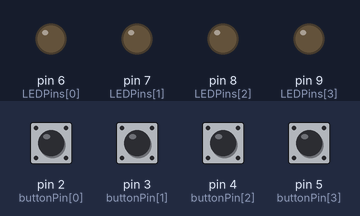
The sketch below on a simulated Arduino Uno, built with avr-gcc and run on an emulated ATmega328P. Parts: output pins drawn as LEDs (lit = HIGH). The inputs (shaded band) are chosen by the test bench; at power-on: pin 2 (buttonPin[0]), pin 3 (buttonPin[1]), pin 4 (buttonPin[2]), pin 5 (buttonPin[3]) LOW. Random numbers use the default seed unless the sketch sets one.

Above: at 2.3 s.
2.4 s: pin 2 (buttonPin[0]) pulled HIGH for 0.15 s
At 3.5 s:
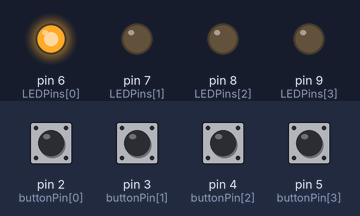
5.5 s: pin 3 (buttonPin[1]) pulled HIGH for 1 s
At 7.6 s:
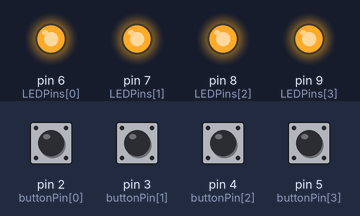
12.5 s: pin 5 (buttonPin[3]) pulled HIGH for 0.15 s
At 14.5 s:
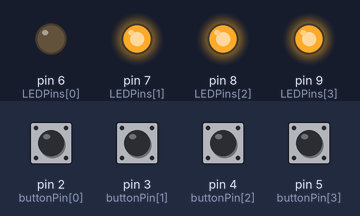
Timing chart, 0 to 19.2 s (numbered marks = the images above; inputs shaded):
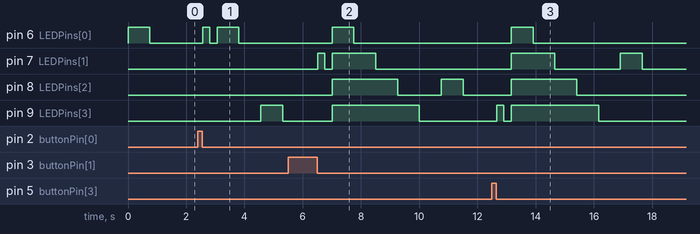

The sketch:

Simple_Simon-1.ino
```cpp
// buttons / input
int buttonPin[4] = {2,3,4,5};
// Pins / output
int LEDPins[4] = {6,7,8,9};
// Stages
int LEDSeq[32];

void setup()
{
  //setting up your input buttons and pins
  for(int i = 0; i < 4; i++)
  {
    pinMode(LEDPins[i], OUTPUT);
    pinMode(buttonPin[i], INPUT);

  }//set randomizer
  randomSeed(analogRead(A0));
}


void loop()
  {
  bool Lose = false;

  //generate random sequence
  for (int i =0; i < 32; i++)
    {
     LEDSeq[i] = random(4);

    }
  //lets play
  for (int Level =0; Level < 32; Level++)
  {
    //show lights
    for(int i = 0; i < Level; i++)
    {
      digitalWrite(LEDPins[LEDSeq[i]], HIGH);
      delay(750);
      digitalWrite(LEDPins[LEDSeq[i]], LOW);
      delay(750);
    }
    //wait for response

  for (int i = 0; i < Level; i++)
    {
      int button = -1;

      while (button < 0)
      {
        button = buttonPressed();
      }
      digitalWrite(LEDPins[button], HIGH);
      delay(250);
      digitalWrite(LEDPins[button], LOW);
      delay(250);

      if (LEDSeq[i] !=button)
      {
        Lose = true;
        break;
      }
    }
       // win or lose seq
    if (Lose == true)
    {
     loseSeq();
      break;
    }
    else if (Lose == false && Level == 31)
    {
      winSeq();
    }
  }
}

// win sequence
void winSeq()
{
 for (int i = 0; i < 32; i++)
 {
   for (int x = 0; x < 4; x++)
   {
     digitalWrite(LEDPins[x], HIGH);
   }

    delay(750);
    for (int j = 0; j < 4; j++)
    {
      digitalWrite(LEDPins[j], LOW);
    }
    delay(750);
  }
}
//lose sequence
void loseSeq()
{
  for (int i = 0; i < 4; i++)
      {
      digitalWrite(LEDPins[i], HIGH);
   }
     delay(750);

     for (int i = 0; i < 4; i++)
      {
      digitalWrite(LEDPins[i], LOW);
      delay(750);
      }
}

// tells what button is pressed
bool isPressed(int switchNum)
  {
    bool pressed = false;
    if(digitalRead(buttonPin[switchNum]) == HIGH)
  {
  //de-bounce
    delay(10);


    while(digitalRead(buttonPin[switchNum]) == HIGH){}
    delay(10);
    pressed = true;
    }
    return pressed;
}
// button pressed function
int buttonPressed()
{
    int switchNum = -1;
    for(int i = 0; i < 4; i++)
    {
    if(isPressed(i) == true)
    {
        switchNum = i;
    }
    }

    return switchNum;

}
```

Measured:
- after the input at 2.4 s, pin 6 (LEDPins[0]): LOW → HIGH after 0.16 s, → LOW 0.25 s later, → HIGH 0.25 s later, → LOW 0.75 s later; pin 9 (LEDPins[3]): LOW → HIGH after 2.2 s, → LOW 0.75 s later
- after the input at 5.5 s, pin 6 (LEDPins[0]): LOW → HIGH after 1.5 s, → LOW 0.75 s later; pin 7 (LEDPins[1]): LOW → HIGH after 1.0 s, → LOW 0.25 s later, → HIGH 0.25 s later, → LOW 1.5 s later
- after the input at 12.5 s, pin 6 (LEDPins[0]): LOW → HIGH after 0.66 s, → LOW 0.75 s later; pin 7 (LEDPins[1]): LOW → HIGH after 0.66 s, → LOW 1.5 s later, → HIGH 2.3 s later, → LOW 0.75 s later
